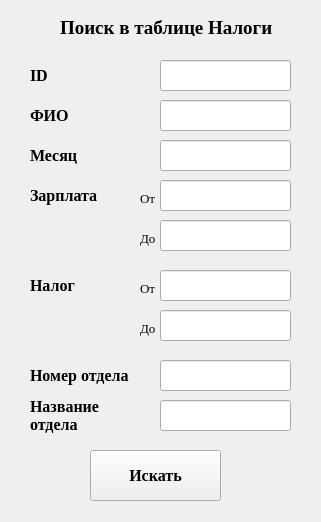
<?xml version="1.0" encoding="UTF-8"?>
<ui version="4.0">
 <class>Form</class>
 <widget class="QWidget" name="Form">
  <property name="geometry">
   <rect>
    <x>0</x>
    <y>0</y>
    <width>321</width>
    <height>522</height>
   </rect>
  </property>
  <property name="minimumSize">
   <size>
    <width>321</width>
    <height>522</height>
   </size>
  </property>
  <property name="maximumSize">
   <size>
    <width>321</width>
    <height>522</height>
   </size>
  </property>
  <property name="windowTitle">
   <string>Form</string>
  </property>
  <widget class="QLabel" name="name">
   <property name="geometry">
    <rect>
     <x>60</x>
     <y>20</y>
     <width>221</width>
     <height>16</height>
    </rect>
   </property>
   <property name="font">
    <font>
     <family>Times New Roman</family>
     <pointsize>14</pointsize>
     <weight>75</weight>
     <bold>true</bold>
    </font>
   </property>
   <property name="text">
    <string>Поиск в таблице Налоги</string>
   </property>
  </widget>
  <widget class="QLabel" name="FIO">
   <property name="geometry">
    <rect>
     <x>30</x>
     <y>60</y>
     <width>101</width>
     <height>31</height>
    </rect>
   </property>
   <property name="font">
    <font>
     <family>Times New Roman</family>
     <pointsize>12</pointsize>
     <weight>75</weight>
     <bold>true</bold>
    </font>
   </property>
   <property name="text">
    <string>ID</string>
   </property>
  </widget>
  <widget class="QLabel" name="FIO_2">
   <property name="geometry">
    <rect>
     <x>30</x>
     <y>100</y>
     <width>101</width>
     <height>31</height>
    </rect>
   </property>
   <property name="font">
    <font>
     <family>Times New Roman</family>
     <pointsize>12</pointsize>
     <weight>75</weight>
     <bold>true</bold>
    </font>
   </property>
   <property name="text">
    <string>ФИО</string>
   </property>
  </widget>
  <widget class="QLabel" name="FIO_3">
   <property name="geometry">
    <rect>
     <x>30</x>
     <y>140</y>
     <width>101</width>
     <height>31</height>
    </rect>
   </property>
   <property name="font">
    <font>
     <family>Times New Roman</family>
     <pointsize>12</pointsize>
     <weight>75</weight>
     <bold>true</bold>
    </font>
   </property>
   <property name="text">
    <string>Месяц</string>
   </property>
  </widget>
  <widget class="QLabel" name="FIO_4">
   <property name="geometry">
    <rect>
     <x>30</x>
     <y>180</y>
     <width>101</width>
     <height>31</height>
    </rect>
   </property>
   <property name="font">
    <font>
     <family>Times New Roman</family>
     <pointsize>12</pointsize>
     <weight>75</weight>
     <bold>true</bold>
    </font>
   </property>
   <property name="text">
    <string>Зарплата</string>
   </property>
  </widget>
  <widget class="QLabel" name="FIO_5">
   <property name="geometry">
    <rect>
     <x>30</x>
     <y>270</y>
     <width>101</width>
     <height>31</height>
    </rect>
   </property>
   <property name="font">
    <font>
     <family>Times New Roman</family>
     <pointsize>12</pointsize>
     <weight>75</weight>
     <bold>true</bold>
    </font>
   </property>
   <property name="text">
    <string>Налог</string>
   </property>
  </widget>
  <widget class="QLabel" name="FIO_6">
   <property name="geometry">
    <rect>
     <x>30</x>
     <y>360</y>
     <width>101</width>
     <height>31</height>
    </rect>
   </property>
   <property name="font">
    <font>
     <family>Times New Roman</family>
     <pointsize>12</pointsize>
     <weight>75</weight>
     <bold>true</bold>
    </font>
   </property>
   <property name="text">
    <string>Номер отдела</string>
   </property>
  </widget>
  <widget class="QLineEdit" name="lineEdit_number">
   <property name="geometry">
    <rect>
     <x>160</x>
     <y>60</y>
     <width>131</width>
     <height>31</height>
    </rect>
   </property>
  </widget>
  <widget class="QLineEdit" name="lineEdit_number_2">
   <property name="geometry">
    <rect>
     <x>160</x>
     <y>100</y>
     <width>131</width>
     <height>31</height>
    </rect>
   </property>
  </widget>
  <widget class="QLineEdit" name="lineEdit_number_3">
   <property name="geometry">
    <rect>
     <x>160</x>
     <y>140</y>
     <width>131</width>
     <height>31</height>
    </rect>
   </property>
  </widget>
  <widget class="QLineEdit" name="lineEdit_number_4">
   <property name="geometry">
    <rect>
     <x>160</x>
     <y>180</y>
     <width>131</width>
     <height>31</height>
    </rect>
   </property>
  </widget>
  <widget class="QLineEdit" name="lineEdit_number_5">
   <property name="geometry">
    <rect>
     <x>160</x>
     <y>220</y>
     <width>131</width>
     <height>31</height>
    </rect>
   </property>
  </widget>
  <widget class="QLineEdit" name="lineEdit_number_6">
   <property name="geometry">
    <rect>
     <x>160</x>
     <y>270</y>
     <width>131</width>
     <height>31</height>
    </rect>
   </property>
  </widget>
  <widget class="QLineEdit" name="lineEdit_number_7">
   <property name="geometry">
    <rect>
     <x>160</x>
     <y>310</y>
     <width>131</width>
     <height>31</height>
    </rect>
   </property>
  </widget>
  <widget class="QPushButton" name="pushButton">
   <property name="geometry">
    <rect>
     <x>90</x>
     <y>450</y>
     <width>131</width>
     <height>51</height>
    </rect>
   </property>
   <property name="font">
    <font>
     <family>Times New Roman</family>
     <pointsize>12</pointsize>
     <weight>75</weight>
     <bold>true</bold>
    </font>
   </property>
   <property name="text">
    <string>Искать</string>
   </property>
  </widget>
  <widget class="QLabel" name="number_2">
   <property name="geometry">
    <rect>
     <x>30</x>
     <y>390</y>
     <width>101</width>
     <height>51</height>
    </rect>
   </property>
   <property name="font">
    <font>
     <family>Times New Roman</family>
     <pointsize>12</pointsize>
     <weight>75</weight>
     <bold>true</bold>
    </font>
   </property>
   <property name="text">
    <string>Название отдела</string>
   </property>
   <property name="wordWrap">
    <bool>true</bool>
   </property>
  </widget>
  <widget class="QLineEdit" name="lineEdit_number_8">
   <property name="geometry">
    <rect>
     <x>160</x>
     <y>360</y>
     <width>131</width>
     <height>31</height>
    </rect>
   </property>
  </widget>
  <widget class="QLineEdit" name="lineEdit_number_9">
   <property name="geometry">
    <rect>
     <x>160</x>
     <y>400</y>
     <width>131</width>
     <height>31</height>
    </rect>
   </property>
  </widget>
  <widget class="QLabel" name="label">
   <property name="geometry">
    <rect>
     <x>140</x>
     <y>190</y>
     <width>21</width>
     <height>16</height>
    </rect>
   </property>
   <property name="font">
    <font>
     <family>Times New Roman</family>
     <pointsize>10</pointsize>
    </font>
   </property>
   <property name="text">
    <string>От</string>
   </property>
  </widget>
  <widget class="QLabel" name="label_2">
   <property name="geometry">
    <rect>
     <x>140</x>
     <y>230</y>
     <width>16</width>
     <height>16</height>
    </rect>
   </property>
   <property name="font">
    <font>
     <family>Times New Roman</family>
     <pointsize>10</pointsize>
    </font>
   </property>
   <property name="text">
    <string>До</string>
   </property>
  </widget>
  <widget class="QLabel" name="label_3">
   <property name="geometry">
    <rect>
     <x>140</x>
     <y>320</y>
     <width>16</width>
     <height>16</height>
    </rect>
   </property>
   <property name="font">
    <font>
     <family>Times New Roman</family>
     <pointsize>10</pointsize>
    </font>
   </property>
   <property name="text">
    <string>До</string>
   </property>
  </widget>
  <widget class="QLabel" name="label_4">
   <property name="geometry">
    <rect>
     <x>140</x>
     <y>280</y>
     <width>21</width>
     <height>16</height>
    </rect>
   </property>
   <property name="font">
    <font>
     <family>Times New Roman</family>
     <pointsize>10</pointsize>
    </font>
   </property>
   <property name="text">
    <string>От</string>
   </property>
  </widget>
 </widget>
 <resources/>
 <connections/>
</ui>
